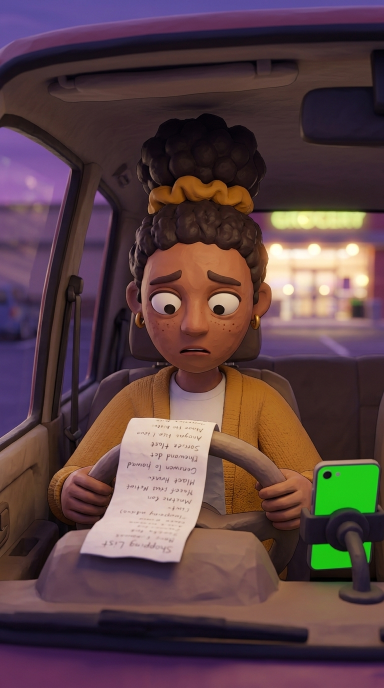
#> input picture promo/connie/art/c01.jpg, 768 x 1376 px, given in place of c01.jpg.jpg, which was not available (shown at 1/2 size)
$ python -i render.py   (imports and definitions only)
#> lines starting #> are read from the running program, lines starting #| are printed output that depends on the picture; after the words box and inside, x2 and y2 are one past the last pixel; in counts of white or black regions, pixels touching at a corner belong together
# Connie promo renderer: 1080x1920, 30 fps. Moving cartoon from clay stills: camera moves, mouth flaps from the dialogue,
# an animated keyed companion sprite (bob, squash, blink, talk, glow), particles, real app screens inside the phones.
import numpy as np, json, sys, os, math, glob
from PIL import Image, ImageFilter, ImageDraw, ImageFont, ImageChops
sys.path.insert(0, '/home/sprite/PROMO4')
from tl import *
W, H = 1080, 1920
D = '/home/sprite/PROMO4/'; ART = D + 'art/'; FR = '/home/sprite/PROMO/frames/'
# [1 line that did not run here, left out]
for _i in range(len(CAPS) - 1): CAPS[_i][1] = min(CAPS[_i][1], CAPS[_i + 1][0])
FB = '/home/sprite/ASO2/fonts/inter/extras/ttf/'
font = lambda n, s: ImageFont.truetype(FB + n, s)
BIC = Image.BICUBIC
rng = np.random.default_rng(3)

def clamp(x, a, b): return max(a, min(b, x))
def lerp(a, b, u): return a + (b - a) * u
def ease(u): u = clamp(u, 0, 1); return u * u * (3 - 2 * u)
def eob(u):  # ease out back
    u = clamp(u, 0, 1); c = 1.9; return 1 + (c + 1) * (u - 1) ** 3 + c * (u - 1) ** 2
def seg(t, a, b): return clamp((t - a) / (b - a), 0, 1)

# ---------- assets ----------
_cache = {}
# [18 lines left out: functions up, spot_mask, variant, not called in this run]
def green(name):
#> called with name = 'art/c01.jpg'
    k = 'g:' + name
    if k not in _cache:
        A = np.asarray(Image.open(ART + name + '.jpg').convert('RGB')).astype(int)
        g = ((A[..., 1] > 120) & (A[..., 1] - A[..., 0] > 45) & (A[..., 1] - A[..., 2] > 45)).astype(np.uint8) * 255
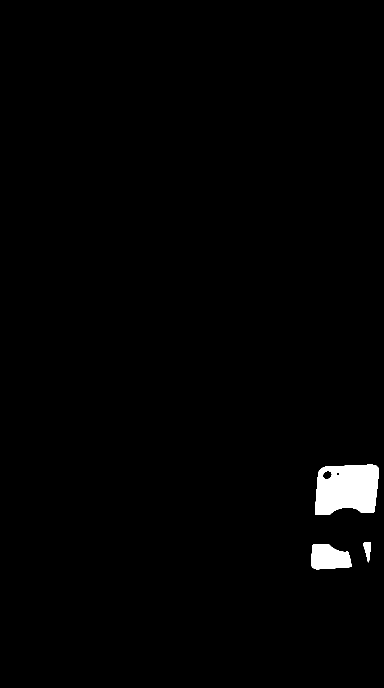
#> g: shape (1376, 768) (shown at 1/2 size); 1.4% white; 3 white regions, box (x1, y1, x2, y2) and area: (630, 929, 758, 1030) 10778, (622, 1088, 703, 1139) 3242, (726, 1084, 742, 1125) 385
        im = Image.fromarray(g).filter(ImageFilter.MaxFilter(5)).filter(ImageFilter.GaussianBlur(1))
        _cache[k] = im.resize((im.width * 2, im.height * 2), BIC)
    return _cache[k]

# companion sprite (keyed from pure green)
# [20 lines left out: functions key_star, build_star, not called in this run]
STAR = None
# [27 lines left out: functions star_assets, paste, add, draw_star, not called in this run]

def blinking(t, ph=0.0): return ((t + ph) % 3.1) < 0.12
def mouth_open(spk, t, thr=0.05):
    f = int(t * FPS); a = MOUTH[spk]; return 0 <= f < len(a) and a[f] > thr
def star_state(t, ph=0.0):
    if mouth_open('star', t): return 'talk'
    return 'blink' if blinking(t, ph) else 'base'

# ---------- camera ----------
class Cam:
    # [4 lines left out: function __init__, not called in this run]
    def to_out(s, x, y): return ((x - s.cx) * s.k + W / 2, (y - s.cy) * s.k + H / 2)
    def coeffs(s): a = 1 / s.k; return (a, 0, s.cx - W / 2 * a, 0, a, s.cy - H / 2 * a)
    def render(s, img=None):
        im = (img or s.img).transform((W, H), Image.AFFINE, s.coeffs(), resample=BIC)
        return im
    def mask(s, m): return m.transform((W, H), Image.AFFINE, s.coeffs(), resample=Image.BILINEAR)
def shake(t, amp, f=1.0):
    return (amp * (math.sin(t * 7.3 * f) * 0.6 + math.sin(t * 13.1 * f + 1) * 0.4), amp * (math.sin(t * 6.1 * f + 2) * 0.6 + math.sin(t * 11.7 * f) * 0.4))

# ---------- app screens ----------
def frames(d): return sorted(glob.glob(FR + d + '/*.jpg'))
SEQ = {}
# [20 lines left out: functions screen, fill_green, not called in this run]
PHW = 600
# [37 lines left out: functions phone_mock, draw_phone, phone_pop, blob, sparkle_img, not called in this run]
BOK = rng.random((40, 5))
# [15 lines left out: functions bokeh, sparkles, not called in this run]
STEAM = rng.random((24, 4))
# [5 lines left out: function steam, not called in this run]

VIG = None
# [23 lines left out: functions finish, cap_img, not called in this run]
# [1 line that did not run here, left out]
# [11 lines left out: functions cap_is_star, captions, not called in this run]

# ---------- scenes ----------
S2X = lambda p: (p[0] * 2, p[1] * 2)  # 768-basis -> 2x source
CONNIE_HOT = {'c01': (396, 708), 'c05': (444, 564), 'c06': (396, 684), 'c09': (348, 708)}
# [34 lines left out: functions connie_img, star_at, scene, s1, s2, not called in this run]
def st_(sid): return next(s for s in SCENES if s[0] == sid)[1]
# [130 lines left out: functions s3, s4, s5, s6, s7, s8 and 5 more, not called in this run]

def render(fi):
    t = fi / FPS; fr, vig = scene(t); fr = fr.convert('RGB'); captions(fr, t); return finish(fr, t, vig)

# [5 lines not run here, left out]

>>> result = green('art/c01.jpg')

$ run again, on promo/connie/art/c05.jpg
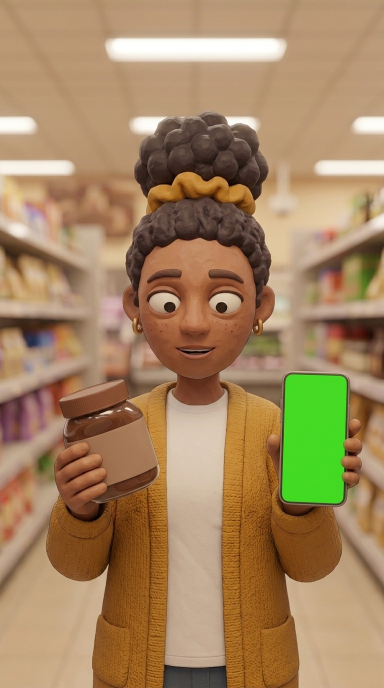
#> input picture promo/connie/art/c05.jpg, 768 x 1376 px, given in place of c05.jpg.jpg, which was not available (shown at 1/2 size)
#> in green, `g = ((A[..., 1] > 120) & (A[..., 1] - A[..., 0] > 45) & (A[..., 1] - A..`:
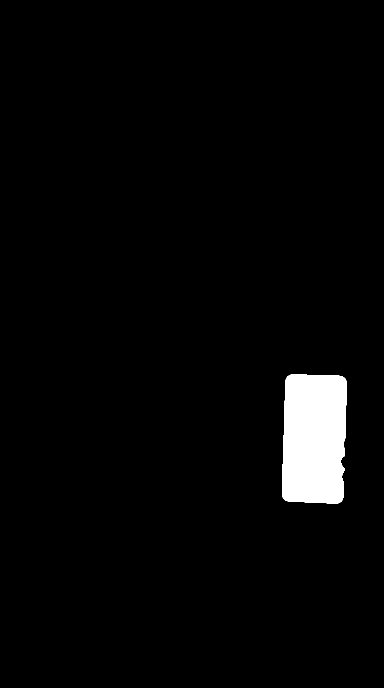
#> g: shape (1376, 768) (shown at 1/2 size); 2.9% white; 1 white region, box (x1, y1, x2, y2) and area: (564, 749, 694, 1007) 31092

$ run again, on promo/connie/art/c06.jpg
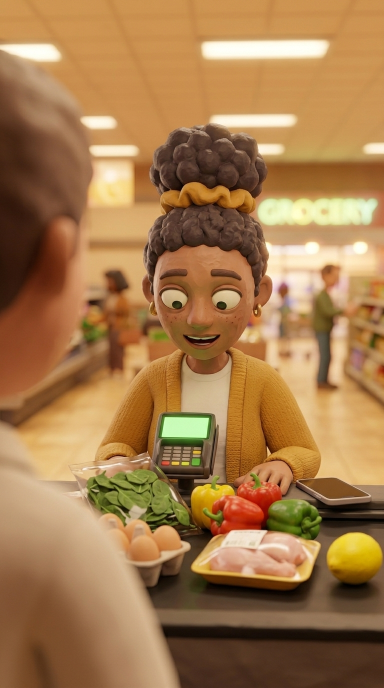
#> input picture promo/connie/art/c06.jpg, 768 x 1376 px, given in place of c06.jpg.jpg, which was not available (shown at 1/2 size)
#> in green, `g = ((A[..., 1] > 120) & (A[..., 1] - A[..., 0] > 45) & (A[..., 1] - A..`:
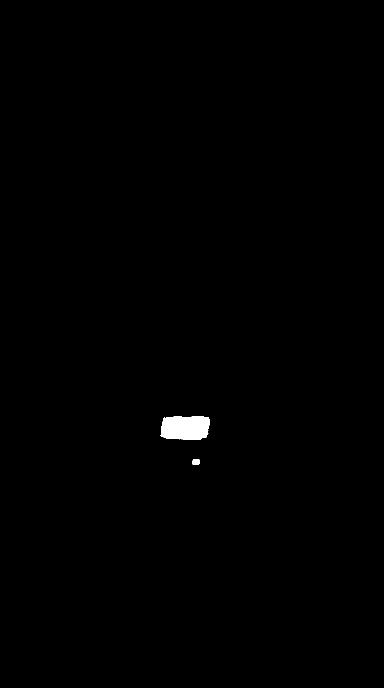
#> g: shape (1376, 768) (shown at 1/2 size); 0.4% white; 2 white regions, box (x1, y1, x2, y2) and area: (321, 833, 420, 879) 4077, (385, 918, 400, 930) 156
